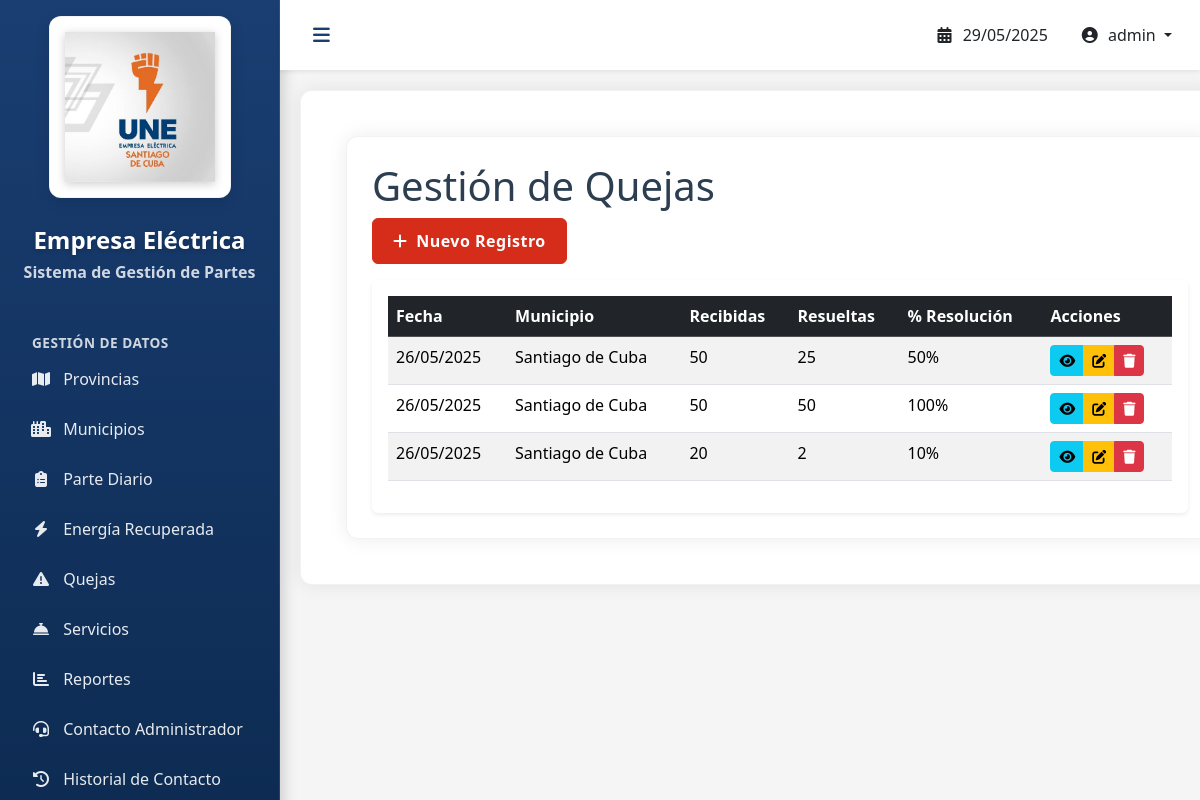
Page /quejas/ (signed in) on the committed database.
### ParteDiario/models.py (models this page shows, shortened)
class Queja(models.Model):
    parte = models.ForeignKey(ParteDiario, on_delete=models.CASCADE)
    recibidas = models.PositiveIntegerField(default=0)
    resueltas = models.PositiveIntegerField(default=0)

class ParteDiario(models.Model):
    fecha = models.DateField(auto_now_add=True)
    usuario = models.ForeignKey(User, on_delete=models.CASCADE)
    municipio = models.ForeignKey(Municipio, on_delete=models.CASCADE)

class Municipio(models.Model):
    provincia = models.ForeignKey(Provincia, on_delete=models.CASCADE, null=True)
    nombre = models.CharField(max_length=50, unique=True)

### ParteDiario/views.py (the view)
# urls.py: path('quejas/', QuejaListView.as_view(), name='queja-list'),
class QuejaListView(LoginRequiredMixin, ListView):
    model = Queja
    template_name = 'quejas/list.html'
    context_object_name = 'quejas'
    ordering = ['-parte__fecha']
    paginate_by = 10

### templates/quejas/list.html
{% extends 'base.html' %}
{% block content %}
<div class="container-fluid">
    <h1>Gestión de Quejas</h1>
    <div class="d-flex justify-content-between mb-3">
        <a href="{% url 'queja-create' %}" class="btn btn-primary">
            <i class="fas fa-plus me-1"></i> Nuevo Registro
        </a>
    </div>
    <div class="card shadow-sm">
        <div class="card-body">
            <div class="table-responsive">
                <table class="table table-striped table-hover">
                    <thead class="table-dark">
                        <tr>
                            <th>Fecha</th>
                            <th>Municipio</th>
                            <th>Recibidas</th>
                            <th>Resueltas</th>
                            <th>% Resolución</th>
                            <th>Acciones</th>
                        </tr>
                    </thead>
                    <tbody>
                        {% for queja in quejas %}
                        <tr>
                            <td>{{ queja.parte.fecha|date:"d/m/Y" }}</td>
                            <td>{{ queja.parte.municipio.nombre }}</td>
                            <td>{{ queja.recibidas }}</td>
                            <td>{{ queja.resueltas }}</td>
                            <td>
                                {% widthratio queja.resueltas queja.recibidas 100 %}%
                            </td>
                            <td>
                                <div class="btn-group btn-group-sm">
                                    <a href="{% url 'queja-detail' queja.pk %}" class="btn btn-info">
                                        <i class="fas fa-eye"></i>
                                    </a>
                                    <a href="{% url 'queja-update' queja.pk %}" class="btn btn-warning">
                                        <i class="fas fa-edit"></i>
                                    </a>
                                    <a href="{% url 'queja-delete' queja.pk %}" class="btn btn-danger">
                                        <i class="fas fa-trash"></i>
                                    </a>
                                </div>
                            </td>
                        </tr>
                        {% empty %}
                        <tr>
                            <td colspan="6" class="text-center">No hay registros de quejas</td>
                        </tr>
                        {% endfor %}
                    </tbody>
                </table>
            </div>
        </div>
    </div>
</div>
{% endblock %}

### templates/base.html (shortened to what this page needs)
<!DOCTYPE html>
{% load static %}
<html lang="es">
<head>
    <link href="https://cdn.jsdelivr.net/npm/bootstrap@5.3.2/dist/css/bootstrap.min.css" rel="stylesheet">
    <link rel="stylesheet" href="https://cdnjs.cloudflare.com/ajax/libs/font-awesome/6.4.0/css/all.min.css">
</head>
<body>
    <div class="sidebar p-3" id="sidebar">
        <div class="d-flex flex-column align-items-center mb-4">
            <div class="logo-container">
                <a href="{% url 'dashboard' %}">
                    <img src="{% static 'img/logo.jpg' %}"
                         alt="Logo Empresa Eléctrica"
                         class="img-fluid"
                         style="max-height: 150px; filter: drop-shadow(0 2px 5px rgba(0,0,0,0.2));">
                </a>
            </div>
            <h4 class="text-center mt-2" style="color: white; text-shadow: 0 2px 4px rgba(0,0,0,0.2);">Empresa Eléctrica</h4>
            <h6 class="text-center" style="color: rgba(255,255,255,0.8);">Sistema de Gestión de Partes</h6>
        </div>
        <ul class="nav flex-column">
            <li class="nav-item mt-3">
                <small class="text-white fw-bold ps-3" style="font-size: 0.85rem; letter-spacing: 0.5px; text-transform: uppercase; opacity: 0.8;">Gestión de Datos</small>
            </li>
            <li class="nav-item">
                <a class="nav-link" href="{% url 'provincia-list' %}">
                    <i class="fas fa-map me-2"></i> Provincias
                </a>
            </li>
            <li class="nav-item">
                <a class="nav-link" href="{% url 'municipio-list' %}">
                    <i class="fas fa-city me-2"></i> Municipios
                </a>
            </li>
            <li class="nav-item">
                <a class="nav-link" href="{% url 'partediario-list' %}">
                    <i class="fas fa-clipboard-list me-2"></i> Parte Diario
                </a>
            </li>
            <li class="nav-item">
                <a class="nav-link" href="{% url 'energia-list' %}">
                    <i class="fas fa-bolt me-2"></i> Energía Recuperada
                </a>
            </li>
            <li class="nav-item">
                <a class="nav-link" href="{% url 'queja-list' %}">
                    <i class="fas fa-exclamation-triangle me-2"></i> Quejas
                </a>
            </li>
            <li class="nav-item">
                <a class="nav-link" href="{% url 'servicio-list' %}">
                    <i class="fas fa-concierge-bell me-2"></i> Servicios
                </a>
            </li>
            <li class="nav-item">
                <a class="nav-link" href="{% url 'reportes-list' %}">
                    <i class="fas fa-chart-bar me-2"></i> Reportes
                </a>
            </li>
            <li class="nav-item">
                <a class="nav-link" href="{% url 'contacto-admin' %}">
                    <i class="fas fa-headset me-2"></i> Contacto Administrador
                </a>
            </li>
            <li class="nav-item">
                <a class="nav-link" href="{% url 'contacto-list' %}">
                    <i class="fas fa-history me-2"></i> Historial de Contacto
                </a>
            </li>
        </ul>
    </div>
    <div class="main-content">
        <nav class="navbar navbar-expand bg-white shadow-sm">
            <button class="btn btn-link" id="sidebarToggle">
                <i class="fas fa-bars"></i>
            </button>
            <div class="navbar-nav ms-auto">
                <span class="nav-link text-dark me-3">
                    <i class="fas fa-calendar-alt me-1"></i>
                    {% now "d/m/Y" %}
                </span>
                <div class="dropdown">
                    <span class="nav-link dropdown-toggle text-dark" style="cursor: pointer;" data-bs-toggle="dropdown">
                        <i class="fas fa-user-circle me-1"></i>
                        {% if user.is_authenticated %}
                            {{ user.get_full_name|default:user.username }}
                        {% else %}
                            Usuario
                        {% endif %}
                    </span>
                </div>
            </div>
        </nav>
        <div class="container-fluid">
            {% block content %}{% endblock %}
        </div>
    </div>
</body>
</html>

### templates/base.html (style rules this page uses)
:root { --sidebar-width: 280px; --primary-color: #1a3e72; --secondary-color: #d62c1a; --hover-color: #b32415; --text-light: #f8f9fa; --text-dark: #2c3e50; }
body { font-family: 'Segoe UI', Tahoma, Geneva, Verdana, sans-serif; background-color: #f5f5f5; color: var(--text-dark); }
.sidebar { width: var(--sidebar-width); min-height: 100vh; background: linear-gradient(180deg, var(--primary-color) 0%, #0d2b52 100%); color: white; position: fixed; transition: all 0.3s; box-shadow: 2px 0 15px rgba(0, 0, 0, 0.2); border-right: 1px solid rgba(255, 255, 255, 0.1); }
.main-content { margin-left: var(--sidebar-width); transition: all 0.3s; background-color: #f5f5f5; min-height: 100vh; }
.nav-link { color: rgba(255, 255, 255, 0.9); border-radius: 6px; margin: 3px 0; padding: 10px 15px; transition: all 0.2s; font-weight: 500; }
.nav-link i { width: 20px; text-align: center; }
.navbar { background: white; box-shadow: 0 2px 15px rgba(0, 0, 0, 0.1); padding: 10px 20px; }
.btn-link { color: var(--primary-color); font-size: 1.2rem; }
.container-fluid { background-color: white; border-radius: 12px; box-shadow: 0 0 20px rgba(0, 0, 0, 0.08); margin: 20px; padding: 25px !important; border: 1px solid rgba(0, 0, 0, 0.05); }
.logo-container { background-color: white; padding: 15px; border-radius: 12px; box-shadow: 0 5px 15px rgba(0, 0, 0, 0.1); border: 1px solid rgba(0, 0, 0, 0.05); margin-bottom: 20px; transition: all 0.3s; }
.btn-primary { background-color: var(--secondary-color); border-color: var(--secondary-color); font-weight: 600; letter-spacing: 0.5px; padding: 10px 20px; }
h4, h5, h6 { color: var(--primary-color); font-weight: 600; }
.card { transition: all 0.3s; border: none; box-shadow: 0 3px 15px rgba(0, 0, 0, 0.05); }

### rows in the picture
Queja: parte.fecha "26/05/2025", parte.municipio.nombre "Santiago de Cuba", recibidas "50", resueltas "25", resueltas+recibidas "50"
Queja: parte.fecha "26/05/2025", parte.municipio.nombre "Santiago de Cuba", recibidas "50", resueltas "50", resueltas+recibidas "100"
Queja: parte.fecha "26/05/2025", parte.municipio.nombre "Santiago de Cuba", recibidas "20", resueltas "2", resueltas+recibidas "10"

### other values in the picture
{{ user.get_full_name|default:user.username }} "admin"
